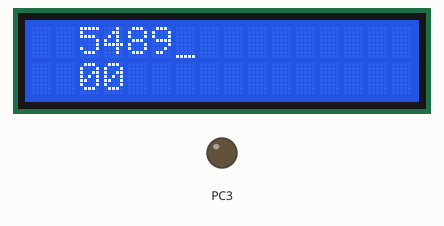
Bench run of a program on a simulated ATmega2560, built with avr-gcc and emulated at 14.7456 MHz. Shown: 16×2 character LCD, output pins drawn as LEDs (lit = HIGH). Wiring (inferred from the names in the program): character LCD (HD44780): RS PC0; R/W PC1; E PC2; data PC4, PC5, PC6, PC7. Pins used as bus, display or sensor lines are not drawn. At 0.2 s the program stops and its outputs stay as they are.

Above: at 0.3 s.

The program:

8_Timer_Overflow_Interrupt.c
```c
/********************************************************************************
Written by: Vinod Desai,Sachitanand Malewar NEX Robotics Pvt. Ltd.
Edited by: e-Yantra team
AVR Studio Version 6

Date: 19th October 2012


 This experiment demonstrates use of timer overflow interrupt

 Concepts covered:  Use of timer overflow interrupt to do tasks in a periodic way

 In this example timer 0's overflow interrupt is used to turn on and off buzzer with the time period of 1 second

 Connections: Buzzer is connected to the PORTC 3 pin.

 Note:

 1. Make sure that in the configuration options following settings are
 	done for proper operation of the code

 	Microcontroller: atmega2560
 	Frequency: 14745600
 	Optimization: -O0 (For more information read section: Selecting proper optimization
 					options below figure 2.22 in the Software Manual)


 2. TIMSK4 = 0x01; //timer4 overflow interrupt enable must be done in init devices. It should not be done in timer4_init()

*********************************************************************************/

/********************************************************************************

   Copyright (c) 2010, NEX Robotics Pvt. Ltd.                       -*- c -*-
   All rights reserved.

   Redistribution and use in source and binary forms, with or without
   modification, are permitted provided that the following conditions are met:

   * Redistributions of source code must retain the above copyright
     notice, this list of conditions and the following disclaimer.

   * Redistributions in binary form must reproduce the above copyright
     notice, this list of conditions and the following disclaimer in
     the documentation and/or other materials provided with the
     distribution.

   * Neither the name of the copyright holders nor the names of
     contributors may be used to endorse or promote products derived
     from this software without specific prior written permission.

   * Source code can be used for academic purpose.
	 For commercial use permission form the author needs to be taken.

  THIS SOFTWARE IS PROVIDED BY THE COPYRIGHT HOLDERS AND CONTRIBUTORS "AS IS"
  AND ANY EXPRESS OR IMPLIED WARRANTIES, INCLUDING, BUT NOT LIMITED TO, THE
  IMPLIED WARRANTIES OF MERCHANTABILITY AND FITNESS FOR A PARTICULAR PURPOSE
  ARE DISCLAIMED. IN NO EVENT SHALL THE COPYRIGHT OWNER OR CONTRIBUTORS BE
  LIABLE FOR ANY DIRECT, INDIRECT, INCIDENTAL, SPECIAL, EXEMPLARY, OR
  CONSEQUENTIAL DAMAGES (INCLUDING, BUT NOT LIMITED TO, PROCUREMENT OF
  SUBSTITUTE GOODS OR SERVICES; LOSS OF USE, DATA, OR PROFITS; OR BUSINESS
  INTERRUPTION) HOWEVER CAUSED AND ON ANY THEORY OF LIABILITY, WHETHER IN
  CONTRACT, STRICT LIABILITY, OR TORT (INCLUDING NEGLIGENCE OR OTHERWISE)
  ARISING IN ANY WAY OUT OF THE USE OF THIS SOFTWARE, EVEN IF ADVISED OF THE
  POSSIBILITY OF SUCH DAMAGE.

  Software released under Creative Commence cc by-nc-sa licence.
  For legal information refer to:
  http://creativecommons.org/licenses/by-nc-sa/3.0/legalcode

********************************************************************************/
#define F_CPU 14745600
#include <avr/io.h>
#include <avr/interrupt.h>
#include <util/delay.h>
#include "lcd.h"
int tot_overflow = 0; //used as a variable for buzzer state toggel action

//Function to initialize Buzzer
void buzzer_pin_config (void)
{
 DDRC = DDRC | 0x08;		//Setting PORTC 3 as outpt
 PORTC = PORTC & 0xF7;		//Setting PORTC 3 logic low to turnoff buzzer
}

void lcd_port_config (void)
{
	DDRC = DDRC | 0xF7; //all the LCD pin's direction set as output
	PORTC = PORTC & 0x80; // all the LCD pins are set to logic 0 except PORTC 7
}

void port_init (void)
{
 buzzer_pin_config();
 lcd_port_config();
}
//TIMER4 initialize - prescale:1024
// WGM: 0) Normal, TOP=0xFFFF
// desired value: 1Hz
// actual value:  1.000Hz (0.0%)
void timer4_init(void)
{
 TCCR4B = 0x00; //stop
 TCNT4H = 0xFF; //Counter higher 8 bit value
 TCNT4L = 0xFF; //Counter lower 8 bit value
 OCR4AH = 0x00; //Output Compair Register (OCR)- Not used
 OCR4AL = 0x00; //Output Compair Register (OCR)- Not used
 OCR4BH = 0x00; //Output Compair Register (OCR)- Not used
 OCR4BL = 0x00; //Output Compair Register (OCR)- Not used
 OCR4CH = 0x00; //Output Compair Register (OCR)- Not used
 OCR4CL = 0x00; //Output Compair Register (OCR)- Not used
 ICR4H  = 0x00; //Input Capture Register (ICR)- Not used
 ICR4L  = 0x00; //Input Capture Register (ICR)- Not used
 TCCR4A = 0x00;

 TCCR4C = 0x00;
 TCCR4B = 0x04; //start Timer
}


//to stop timer
void stop_timer()
{

	TCCR4A = 0x00;
}
//This ISR can be used to schedule events like refreshing ADC data, LCD data
ISR(TIMER4_OVF_vect)
{
	// keep a track of number of overflows
	tot_overflow++;
	//TIMER4 has overflowed
	TCNT4H = 0xFF; //reload counter high value
	TCNT4L = 0xFF;//reload counter low value
}

/*int milllis()
{
	while(TCNT4 >= 57)
	{
		count++;
		TCNT4 = 0;
	}
return(count);
} */

int millis(void)
{
	int time=0;
	//time=1000*(tot_overflow + (TCNT4-7936.0)/57600);
	lcd_print(2,3,tot_overflow,2);
	time=1000*((tot_overflow*65536)/57598 + (TCNT4-7936.0)/57598);
	TCCR4B=0x00;
	return time;

}
void init_devices(void)
{
 cli(); //Clears the global interrupts
 port_init(); //Initializes all ports
 timer4_init();
// TIMSK4 = 0x01; //timer4 overflow interrupt enable
 sei();   //Enables the global interrupts
}

//Main Function
int main(void)
{   int t;
	init_devices();
	lcd_set_4bit();                // set the LCD in 4 bit mode
	lcd_init();
	timer4_init();
	_delay_ms(60);
	t=millis();
	lcd_print(1,3,t,4);
	//stop_timer();
}
```

lcd.h
```c
/********************************************************************************
 Written by: e-Yantra Team
 AVR Studio Version 4.17, Build 666
 Date: 10-oct-2012
********************************************************************************/

#define RS 0
#define RW 1
#define EN 2
#define lcd_port PORTC

#define sbit(reg,bit)	reg |= (1<<bit)			// Macro defined for Setting a bit of any register.
#define cbit(reg,bit)	reg &= ~(1<<bit)		// Macro defined for Clearing a bit of any register.

void init_ports();
void lcd_reset();
void lcd_init();
void lcd_wr_command(unsigned char);
void lcd_wr_char(char);
void lcd_line1();
void lcd_line2();
void lcd_string(char*);

unsigned int temp;
unsigned int unit;
unsigned int tens;
unsigned int hundred;
unsigned int thousand;
unsigned int million;

/*//Function to configure LCD port
void lcd_port_config (void)
{
 DDRC = DDRC | 0xF7; //all the LCD pin's direction set as output
 PORTC = PORTC & 0x80; // all the LCD pins are set to logic 0 except PORTC 7
}*/


//Function to Reset LCD
void lcd_set_4bit()
{
	_delay_ms(1);

	cbit(lcd_port,RS);				//RS=0 --- Command Input
	cbit(lcd_port,RW);				//RW=0 --- Writing to LCD
	lcd_port = 0x30;				//Sending 3
	sbit(lcd_port,EN);				//Set Enable Pin
	_delay_ms(5);					//Delay
	cbit(lcd_port,EN);				//Clear Enable Pin

	_delay_ms(1);

	cbit(lcd_port,RS);				//RS=0 --- Command Input
	cbit(lcd_port,RW);				//RW=0 --- Writing to LCD
	lcd_port = 0x30;				//Sending 3
	sbit(lcd_port,EN);				//Set Enable Pin
	_delay_ms(5);					//Delay
	cbit(lcd_port,EN);				//Clear Enable Pin

	_delay_ms(1);

	cbit(lcd_port,RS);				//RS=0 --- Command Input
	cbit(lcd_port,RW);				//RW=0 --- Writing to LCD
	lcd_port = 0x30;				//Sending 3
	sbit(lcd_port,EN);				//Set Enable Pin
	_delay_ms(5);					//Delay
	cbit(lcd_port,EN);				//Clear Enable Pin

	_delay_ms(1);

	cbit(lcd_port,RS);				//RS=0 --- Command Input
	cbit(lcd_port,RW);				//RW=0 --- Writing to LCD
	lcd_port = 0x20;				//Sending 2 to initialise LCD 4-bit mode
	sbit(lcd_port,EN);				//Set Enable Pin
	_delay_ms(5);					//Delay
	cbit(lcd_port,EN);				//Clear Enable Pin


}

//Function to Initialize LCD
void lcd_init()
{
	lcd_set_4bit();
	_delay_ms(1);

	lcd_wr_command(0x28);			//LCD 4-bit mode and 2 lines.
	lcd_wr_command(0x01);
	lcd_wr_command(0x06);
	lcd_wr_command(0x0E);
	lcd_wr_command(0x80);

}


//Function to Write Command on LCD
void lcd_wr_command(unsigned char cmd)
{
	unsigned char temp;
	temp = cmd;
	temp = temp & 0xF0;
	lcd_port &= 0x0F;
	lcd_port |= temp;
	cbit(lcd_port,RS);
	cbit(lcd_port,RW);
	sbit(lcd_port,EN);
	_delay_ms(5);
	cbit(lcd_port,EN);

	cmd = cmd & 0x0F;
	cmd = cmd<<4;
	lcd_port &= 0x0F;
	lcd_port |= cmd;
	cbit(lcd_port,RS);
	cbit(lcd_port,RW);
	sbit(lcd_port,EN);
	_delay_ms(5);
	cbit(lcd_port,EN);
}

//Function to Write Data on LCD
void lcd_wr_char(char letter)
{
	char temp;
	temp = letter;
	temp = (temp & 0xF0);
	lcd_port &= 0x0F;
	lcd_port |= temp;
	sbit(lcd_port,RS);
	cbit(lcd_port,RW);
	sbit(lcd_port,EN);
	_delay_ms(5);
	cbit(lcd_port,EN);

	letter = letter & 0x0F;
	letter = letter<<4;
	lcd_port &= 0x0F;
	lcd_port |= letter;
	sbit(lcd_port,RS);
	cbit(lcd_port,RW);
	sbit(lcd_port,EN);
	_delay_ms(5);
	cbit(lcd_port,EN);
}


//Function to bring cursor at home position
void lcd_home()
{
	lcd_wr_command(0x80);
}


//Function to Print String on LCD
void lcd_string(char *str)
{
	while(*str != '\0')
	{
		lcd_wr_char(*str);
		str++;
	}
}

//Position the LCD cursor at "row", "column".

void lcd_cursor (char row, char column)
{
	switch (row) {
		case 1: lcd_wr_command (0x80 + column - 1); break;
		case 2: lcd_wr_command (0xc0 + column - 1); break;
		case 3: lcd_wr_command (0x94 + column - 1); break;
		case 4: lcd_wr_command (0xd4 + column - 1); break;
		default: break;
	}
}

//Function To Print Any input value upto the desired digit on LCD
void lcd_print (char row, char coloumn, unsigned int value, int digits)
{
	unsigned char flag=0;
	if(row==0||coloumn==0)
	{
		lcd_home();
	}
	else
	{
		lcd_cursor(row,coloumn);
	}
	if(digits==5 || flag==1)
	{
		million=value/10000+48;
		lcd_wr_char(million);
		flag=1;
	}
	if(digits==4 || flag==1)
	{
		temp = value/1000;
		thousand = temp%10 + 48;
		lcd_wr_char(thousand);
		flag=1;
	}
	if(digits==3 || flag==1)
	{
		temp = value/100;
		hundred = temp%10 + 48;
		lcd_wr_char(hundred);
		flag=1;
	}
	if(digits==2 || flag==1)
	{
		temp = value/10;
		tens = temp%10 + 48;
		lcd_wr_char(tens);
		flag=1;
	}
	if(digits==1 || flag==1)
	{
		unit = value%10 + 48;
		lcd_wr_char(unit);
	}
	if(digits>5)
	{
		lcd_wr_char('E');
	}

}
```
